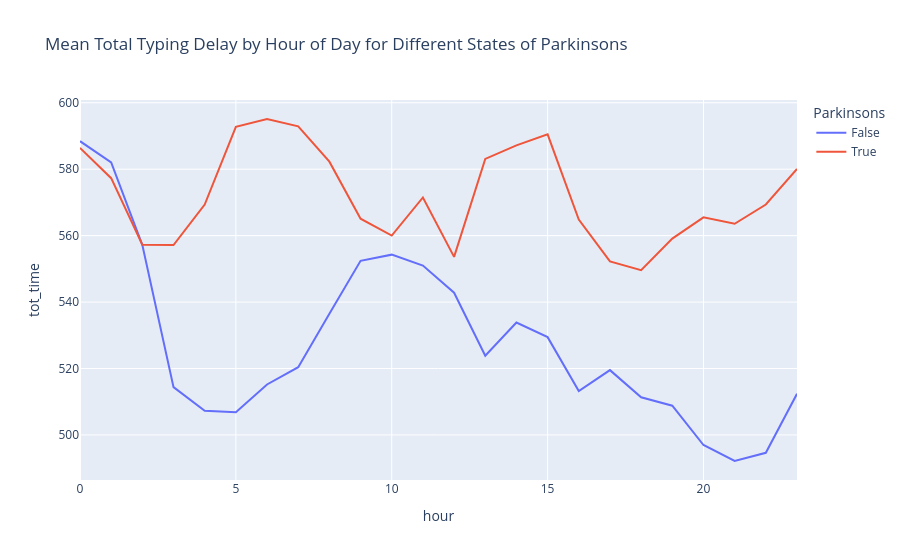

Write notebook code for a chart like this one.
### Code cell
plot_things('Parkinsons')

### Figure 1 — Plotly figure (JSON) as saved in the notebook; plotly's stock layout.template omitted (floating-point values rounded to 4 significant figures)
{"data": [{"hovertemplate": "Parkinsons=False<br>hour=%{x}<br>tot_time=%{y}<extra></extra>", "legendgroup": "False", "line": {"color": "#636efa", "dash": "solid"}, "marker": {"symbol": "circle"}, "mode": "lines", "name": "False", "orientation": "v", "showlegend": true, "type": "scatter", "x": [0, 1, 2, 3, 4, 5, 6, 7, 8, 9, 10, 11, 12, 13, 14, 15, 16, 17, 18, 19, 20, 21, 22, 23], "xaxis": "x", "y": [588.4, 582.0, 557.2, 514.4, 507.3, 506.8, 515.2, 520.4, 536.5, 552.4, 554.3, 551.0, 542.8, 523.9, 533.9, 529.4, 513.2, 519.5, 511.3, 508.8, 497.0, 492.2, 494.6, 512.4], "yaxis": "y"}, {"hovertemplate": "Parkinsons=True<br>hour=%{x}<br>tot_time=%{y}<extra></extra>", "legendgroup": "True", "line": {"color": "#EF553B", "dash": "solid"}, "marker": {"symbol": "circle"}, "mode": "lines", "name": "True", "orientation": "v", "showlegend": true, "type": "scatter", "x": [0, 1, 2, 3, 4, 5, 6, 7, 8, 9, 10, 11, 12, 13, 14, 15, 16, 17, 18, 19, 20, 21, 22, 23], "xaxis": "x", "y": [586.4, 577.3, 557.3, 557.2, 569.4, 592.8, 595.1, 592.9, 582.3, 565.1, 560.0, 571.5, 553.6, 583.1, 587.2, 590.5, 564.9, 552.2, 549.6, 559.1, 565.5, 563.6, 569.4, 580.1], "yaxis": "y"}], "layout": {"legend": {"title": {"text": "Parkinsons"}, "tracegroupgap": 0}, "title": {"text": "Mean Total Typing Delay by Hour of Day for Different States of Parkinsons"}, "xaxis": {"anchor": "y", "domain": [0, 1], "title": {"text": "hour"}}, "yaxis": {"anchor": "x", "domain": [0, 1], "title": {"text": "tot_time"}}}}
